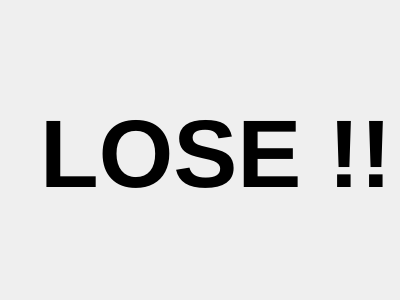
<?xml version="1.0" encoding="UTF-8"?>
<ui version="4.0">
 <class>Lose</class>
 <widget class="QDialog" name="Lose">
  <property name="geometry">
   <rect>
    <x>0</x>
    <y>0</y>
    <width>400</width>
    <height>300</height>
   </rect>
  </property>
  <property name="windowTitle">
   <string>Dialog</string>
  </property>
  <widget class="QLabel" name="label">
   <property name="geometry">
    <rect>
     <x>40</x>
     <y>80</y>
     <width>351</width>
     <height>151</height>
    </rect>
   </property>
   <property name="text">
    <string>&lt;html&gt;&lt;head/&gt;&lt;body&gt;&lt;p&gt;&lt;span style=&quot; font-size:72pt; font-weight:600;&quot;&gt;LOSE !!&lt;/span&gt;&lt;/p&gt;&lt;/body&gt;&lt;/html&gt;</string>
   </property>
  </widget>
 </widget>
 <resources/>
 <connections/>
</ui>
